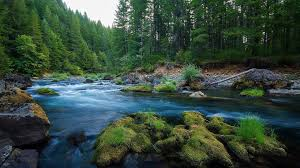
#> input picture images/doc1.jpeg, 300 x 168 px; its folder holds only this picture in this run
$ python scanner.py
#> lines starting #> are read from the running program, lines starting #| are printed output that depends on the picture
# =====================================================
# Name: Ritik Sharma
# Roll No: 2301010342
# Course: Image Processing & Computer Vision
# Unit: Image Acquisition & Enhancement
# Assignment: Smart Document Scanner System
# Date: 09-Feb-2026
# =====================================================

import cv2
import os
import numpy as np
import matplotlib.pyplot as plt


# -----------------------------------------------------
# Welcome Message
# -----------------------------------------------------
def welcome():

    print("=" * 60)
    print(" SMART DOCUMENT SCANNER & QUALITY ANALYSIS ")
    print("=" * 60)
    print("Final System with Sampling & Quantization\n")


# -----------------------------------------------------
# Create Output Folder
# -----------------------------------------------------
def create_output_folder():

    if not os.path.exists("outputs"):
        os.makedirs("outputs")


# -----------------------------------------------------
# Load and Preprocess Image
# -----------------------------------------------------
def load_image(path):

    image = cv2.imread(path)

    if image is None:
        print("Error: Cannot load image ->", path)
        return None, None

    # Resize
    image = cv2.resize(image, (512, 512))

    # Convert to Grayscale
    gray = cv2.cvtColor(image, cv2.COLOR_BGR2GRAY)

    return image, gray


# -----------------------------------------------------
# Sampling (Resolution Reduction)
# -----------------------------------------------------
def sampling(gray):

    high = cv2.resize(gray, (512, 512))

    medium = cv2.resize(gray, (256, 256))
    medium = cv2.resize(medium, (512, 512))

    low = cv2.resize(gray, (128, 128))
    low = cv2.resize(low, (512, 512))

    return high, medium, low


# -----------------------------------------------------
# Quantization (Gray Level Reduction)
# -----------------------------------------------------
def quantize(image, levels):

    step = 256 // levels

    quantized = (image // step) * step

    return quantized.astype(np.uint8)


# -----------------------------------------------------
# Print Observations
# -----------------------------------------------------
def print_observations():

    print("\n========== QUALITY OBSERVATION ==========")

    print("\n1. Text Clarity:")
    print("- High resolution images preserve sharp characters.")
    print("- Low resolution loses fine details.")

    print("\n2. Readability:")
    print("- 8-bit images are clear and readable.")
    print("- 4-bit images show banding effect.")
    print("- 2-bit images are heavily distorted.")

    print("\n3. OCR Suitability:")
    print("- Best: 512x512 + 8-bit.")
    print("- Worst: 128x128 + 2-bit.")

    print("========================================")


# -----------------------------------------------------
# Display & Save Comparison
# -----------------------------------------------------
def show_and_save(original, gray,
                  high, medium, low,
                  q8, q4, q2,
                  name):

    fig, ax = plt.subplots(3, 3, figsize=(12, 12))

    # Row 1
    ax[0, 0].imshow(cv2.cvtColor(original, cv2.COLOR_BGR2RGB))
    ax[0, 0].set_title("Original")

    ax[0, 1].imshow(gray, cmap="gray")
    ax[0, 1].set_title("Grayscale")

    ax[0, 2].imshow(high, cmap="gray")
    ax[0, 2].set_title("512x512")

    # Row 2
    ax[1, 0].imshow(medium, cmap="gray")
    ax[1, 0].set_title("256x256")

    ax[1, 1].imshow(low, cmap="gray")
    ax[1, 1].set_title("128x128")

    ax[1, 2].imshow(q8, cmap="gray")
    ax[1, 2].set_title("8-bit")

    # Row 3
    ax[2, 0].imshow(q4, cmap="gray")
    ax[2, 0].set_title("4-bit")

    ax[2, 1].imshow(q2, cmap="gray")
    ax[2, 1].set_title("2-bit")

    ax[2, 2].axis("off")

    # Remove axes
    for i in range(3):
        for j in range(3):
            ax[i, j].axis("off")

    plt.suptitle("Document Quality Comparison", fontsize=16)

    filename = f"outputs/{name}_comparison.png"

    plt.savefig(filename)
    plt.show()

    print("Saved:", filename)


# -----------------------------------------------------
# Main Function
# -----------------------------------------------------
def main():

    welcome()

    create_output_folder()

    image_folder = "images"

    if not os.path.exists(image_folder):
        print("Images folder not found!")
        return

    files = os.listdir(image_folder)

    if len(files) == 0:
        print("No images found!")
        return

    for file in files:

        print("\nProcessing:", file)

        path = os.path.join(image_folder, file)

        original, gray = load_image(path)
#> in load_image, image is the input picture: shape (168, 300, 3); mean B, G, R 61.3, 73, 54.2
#> in load_image, `image = cv2.resize(image, (512, 512))`:
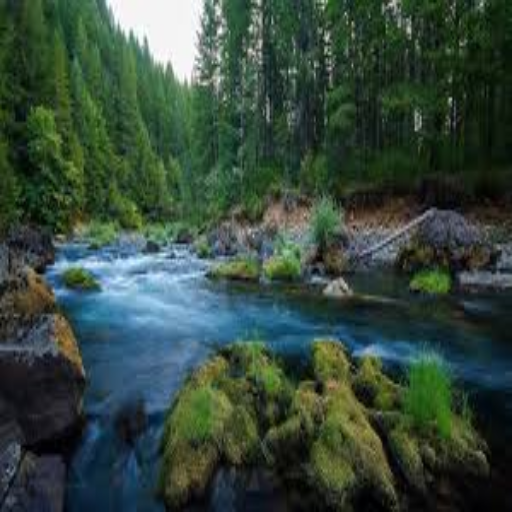
#> image: shape (512, 512, 3); mean B, G, R 61.2, 72.9, 54.1
#> in load_image, `gray = cv2.cvtColor(image, cv2.COLOR_BGR2GRAY)`:
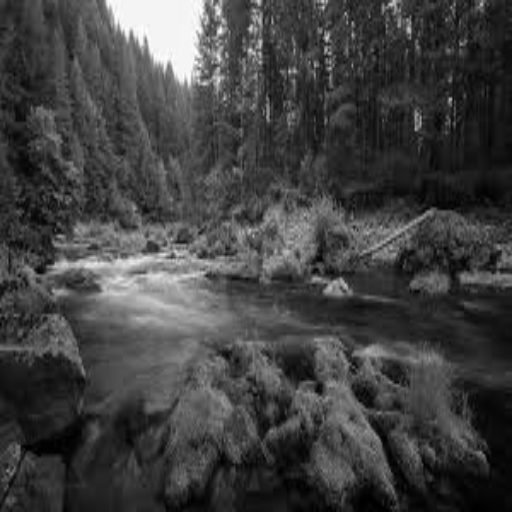
#> gray: shape (512, 512); min 0, max 254, mean 65.9

        if original is None:
            continue

        # -------- Sampling --------
        high, medium, low = sampling(gray)
#> in sampling, `low = cv2.resize(gray, (128, 128))`:
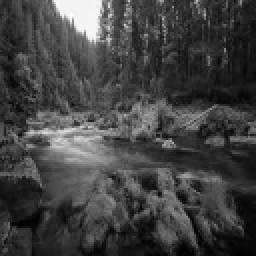
#> low: shape (128, 128) (shown 2 times larger); min 0, max 252, mean 66

        # -------- Quantization --------
        q8 = quantize(gray, 256)
        q4 = quantize(gray, 16)
        q2 = quantize(gray, 4)
#> call 3 of quantize, with levels = 4
#> in quantize (call 3), `quantized = (image // step) * step`:
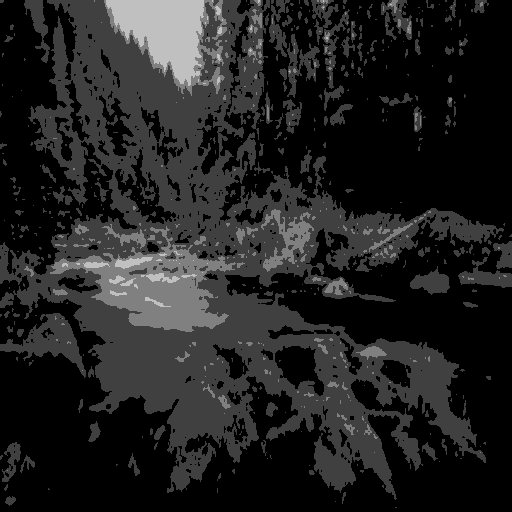
#> quantized: shape (512, 512); min 0, max 192, mean 34.3

        # -------- Save Outputs --------
        name = file.split(".")[0]

        cv2.imwrite(f"outputs/{name}_gray.png", gray)
        cv2.imwrite(f"outputs/{name}_512.png", high)
        cv2.imwrite(f"outputs/{name}_256.png", medium)
        cv2.imwrite(f"outputs/{name}_128.png", low)
        cv2.imwrite(f"outputs/{name}_8bit.png", q8)
        cv2.imwrite(f"outputs/{name}_4bit.png", q4)
        cv2.imwrite(f"outputs/{name}_2bit.png", q2)

        # -------- Comparison Figure --------
        show_and_save(original, gray,
                      high, medium, low,
                      q8, q4, q2,
                      name)
#> in show_and_save, `plt.savefig(filename)`:
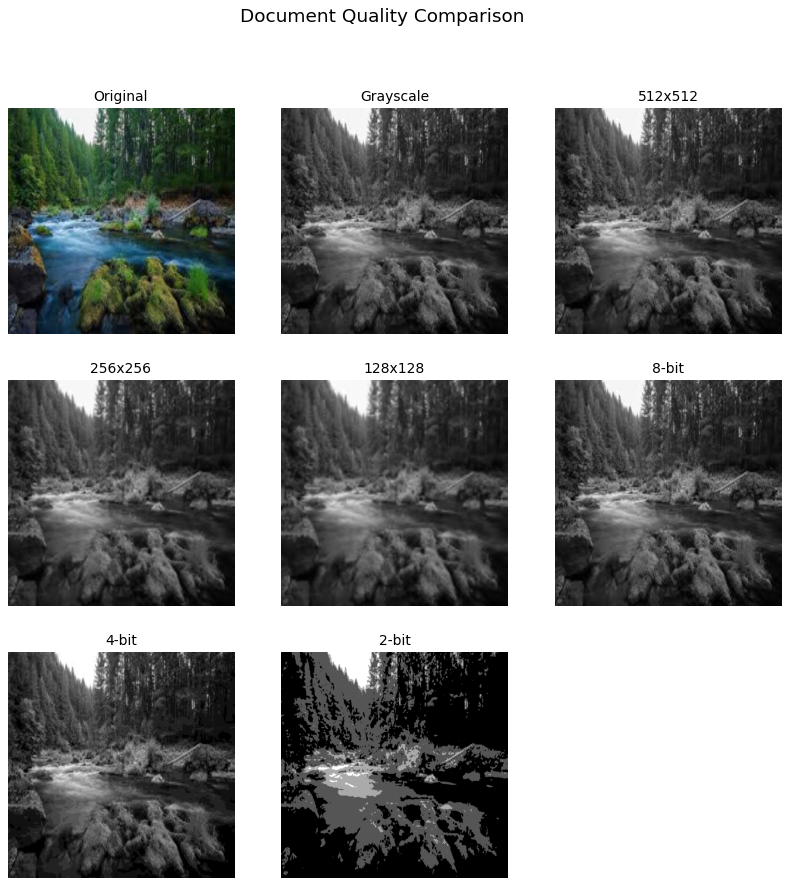
#> figure drawn by matplotlib, 8 panels

    # -------- Final Observations --------
    print_observations()

    print("\nAll tasks completed successfully!")


# -----------------------------------------------------
# Program Entry
# -----------------------------------------------------
if __name__ == "__main__":
    main()

$ run again, on images/doc2.jpeg
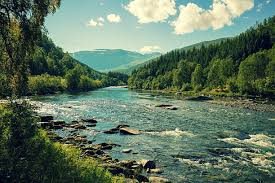
#> input picture images/doc2.jpeg, 275 x 183 px
#> in load_image, image is the input picture: shape (183, 275, 3); mean B, G, R 97.1, 117, 96.1
#> image: shape (512, 512, 3)
#> in sampling, `low = cv2.resize(low, (512, 512))`:
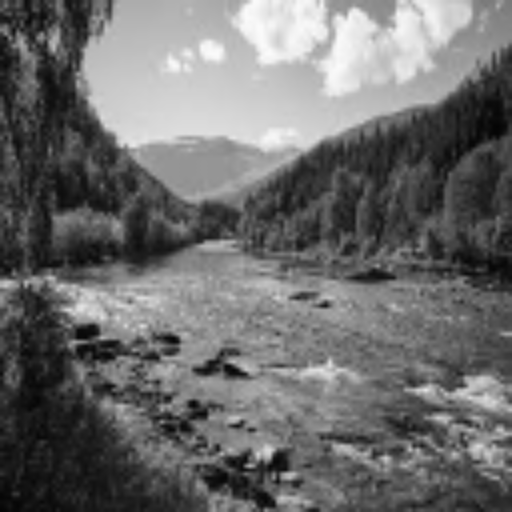
#> low: shape (512, 512); min 4, max 251, mean 108.4
#> in quantize (call 3), `quantized = (image // step) * step`:
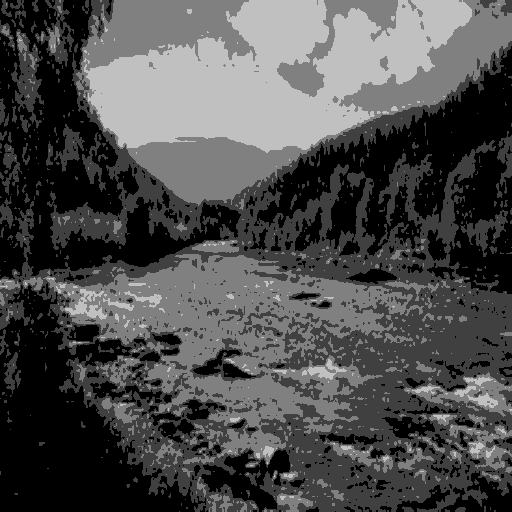
#> quantized: shape (512, 512); min 0, max 192, mean 77.5

$ run again, on images/doc3.jpeg
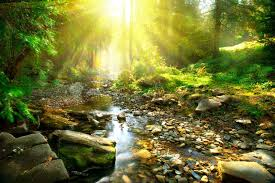
#> input picture images/doc3.jpeg, 275 x 183 px
#> in load_image, image is the input picture: shape (183, 275, 3); mean B, G, R 55.5, 116.6, 113.6
#> image: shape (512, 512, 3)
#> in sampling, `low = cv2.resize(low, (512, 512))`:
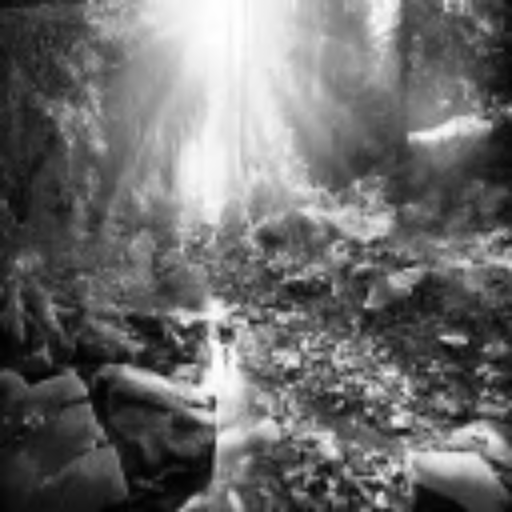
#> low: shape (512, 512); min 1, max 254, mean 108.7
#> in quantize (call 3), `quantized = (image // step) * step`:
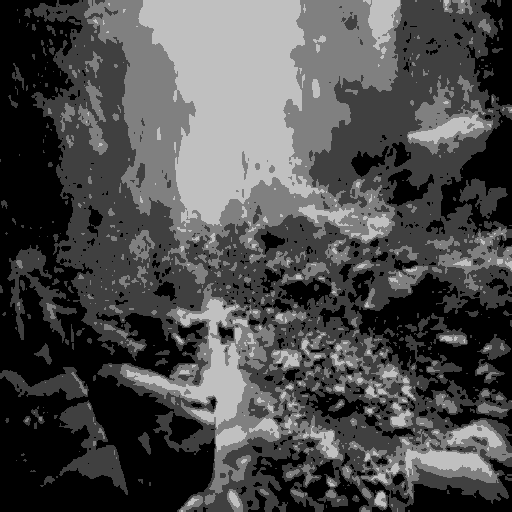
#> quantized: shape (512, 512); min 0, max 192, mean 76.6
